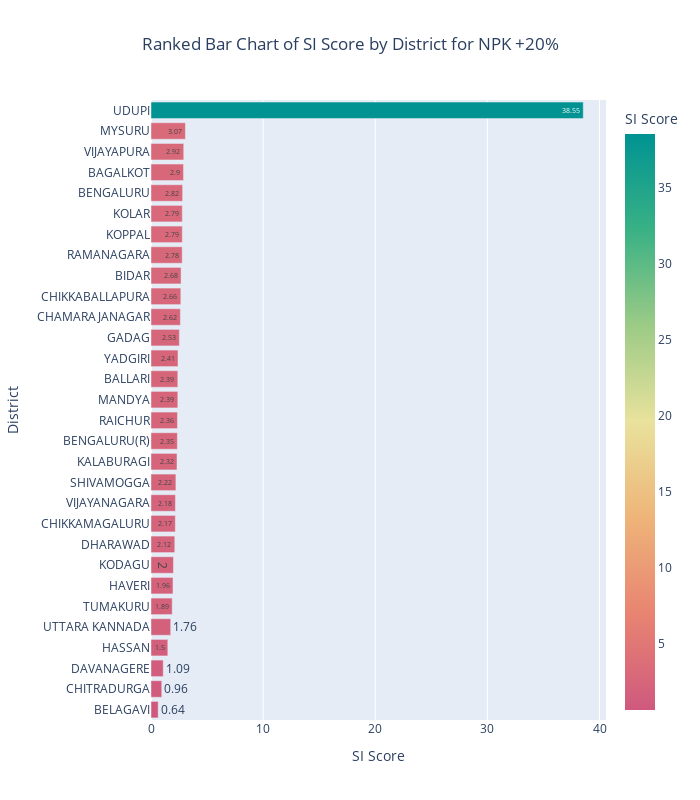

Notebook cell for this chart:
### Code cell
ranked_df = result_df[['node', 'SI_Score']].sort_values(by='SI_Score', ascending=True)

ranked_df = ranked_df.dropna()

ranked_df['SI_Score'] = ranked_df['SI_Score'].round(2)

fig = px.bar(
    ranked_df,
    x='SI_Score',        
    y='node',            
    text='SI_Score',     
    title='Ranked Bar Chart of SI Score by District for NPK +20%',
    labels={'node': 'District', 'SI_Score': 'SI Score'},
    color='SI_Score',    
    color_continuous_scale='Temps_r'
)

fig.update_layout(
    width=700,
    height=800,
    xaxis_title='SI Score',
    yaxis_title='District',
    title_x=0.5 
)

fig.show()

### Figure 1 — Plotly figure (JSON) as saved in the notebook; plotly's stock layout.template omitted (floating-point values rounded to 4 significant figures)
{"data": [{"alignmentgroup": "True", "hovertemplate": "SI Score=%{marker.color}<br>District=%{y}<extra></extra>", "legendgroup": "", "marker": {"color": [0.64, 0.96, 1.09, 1.5, 1.76, 1.89, 1.96, 2, 2.12, 2.17, 2.18, 2.22, 2.32, 2.35, 2.36, 2.39, 2.39, 2.41, 2.53, 2.62, 2.66, 2.68, 2.78, 2.79, 2.79, 2.82, 2.9, 2.92, 3.07, 38.55], "coloraxis": "coloraxis", "pattern": {"shape": ""}}, "name": "", "offsetgroup": "", "orientation": "h", "showlegend": false, "text": [0.64, 0.96, 1.09, 1.5, 1.76, 1.89, 1.96, 2, 2.12, 2.17, 2.18, 2.22, 2.32, 2.35, 2.36, 2.39, 2.39, 2.41, 2.53, 2.62, 2.66, 2.68, 2.78, 2.79, 2.79, 2.82, 2.9, 2.92, 3.07, 38.55], "textposition": "auto", "type": "bar", "x": [0.64, 0.96, 1.09, 1.5, 1.76, 1.89, 1.96, 2, 2.12, 2.17, 2.18, 2.22, 2.32, 2.35, 2.36, 2.39, 2.39, 2.41, 2.53, 2.62, 2.66, 2.68, 2.78, 2.79, 2.79, 2.82, 2.9, 2.92, 3.07, 38.55], "xaxis": "x", "y": ["BELAGAVI", "CHITRADURGA", "DAVANAGERE", "HASSAN", "UTTARA KANNADA", "TUMAKURU", "HAVERI", "KODAGU", "DHARAWAD", "CHIKKAMAGALURU", "VIJAYANAGARA", "SHIVAMOGGA", "KALABURAGI", "BENGALURU(R)", "RAICHUR", "MANDYA", "BALLARI", "YADGIRI", "GADAG", "CHAMARAJANAGAR", "CHIKKABALLAPURA", "BIDAR", "RAMANAGARA", "KOPPAL", "KOLAR", "BENGALURU", "BAGALKOT", "VIJAYAPURA", "MYSURU", "UDUPI"], "yaxis": "y"}], "layout": {"barmode": "relative", "coloraxis": {"colorbar": {"title": {"text": "SI Score"}}, "colorscale": [[0, "rgb(207, 89, 126)"], [0.1667, "rgb(232, 132, 113)"], [0.3333, "rgb(238, 180, 121)"], [0.5, "rgb(233, 226, 156)"], [0.6667, "rgb(156, 203, 134)"], [0.8333, "rgb(57, 177, 133)"], [1, "rgb(0, 147, 146)"]]}, "height": 800, "legend": {"tracegroupgap": 0}, "title": {"text": "Ranked Bar Chart of SI Score by District for NPK +20%", "x": 0.5}, "width": 700, "xaxis": {"anchor": "y", "domain": [0, 1], "title": {"text": "SI Score"}}, "yaxis": {"anchor": "x", "domain": [0, 1], "title": {"text": "District"}}}}
